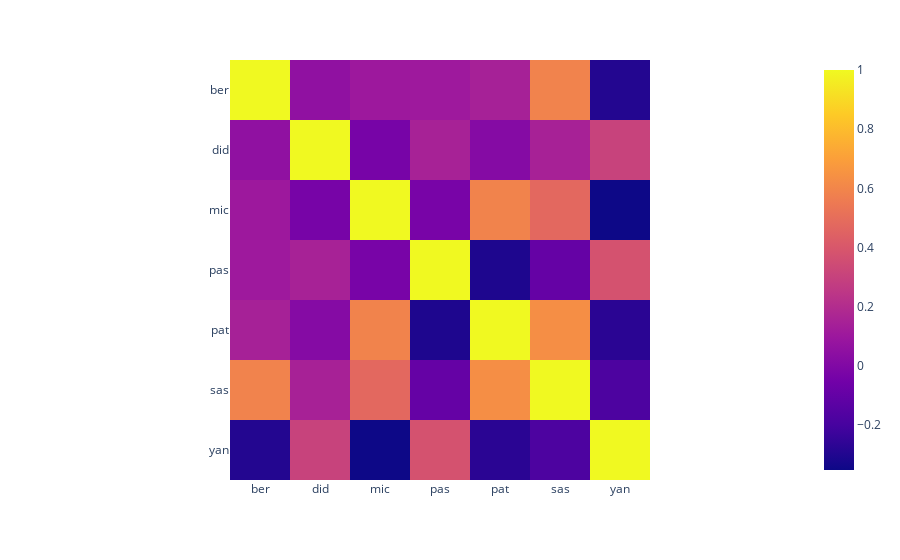

Notebook source saved alongside this figure:
### Markdown cell above
D.h. der höchste Wert hier steht für die beiden "ähnlichsten" Manager.
Intuitiver kann man das in einer Heatmap erkennen:

### Code cell
fig = px.imshow(df.corr())
fig.show()

### Figure 1 — Plotly figure (JSON) as saved in the notebook; plotly's stock layout.template omitted (floating-point values rounded to 4 significant figures)
{"data": [{"coloraxis": "coloraxis", "hovertemplate": "x: %{x}<br>y: %{y}<br>color: %{z}<extra></extra>", "name": "0", "type": "heatmap", "x": ["ber", "did", "mic", "pas", "pat", "sas", "yan"], "xaxis": "x", "y": ["ber", "did", "mic", "pas", "pat", "sas", "yan"], "yaxis": "y", "z": [[1, 0.05429, 0.1042, 0.1059, 0.1449, 0.5877, -0.2955], [0.05429, 1, -0.03304, 0.1483, 0.0144, 0.1467, 0.3034], [0.1042, -0.03304, 1, -0.03114, 0.5893, 0.476, -0.3525], [0.1059, 0.1483, -0.03114, 1, -0.3073, -0.09485, 0.3759], [0.1449, 0.0144, 0.5893, -0.3073, 1, 0.6305, -0.2755], [0.5877, 0.1467, 0.476, -0.09485, 0.6305, 1, -0.1787], [-0.2955, 0.3034, -0.3525, 0.3759, -0.2755, -0.1787, 1]]}], "layout": {"coloraxis": {"colorscale": [[0, "#0d0887"], [0.1111, "#46039f"], [0.2222, "#7201a8"], [0.3333, "#9c179e"], [0.4444, "#bd3786"], [0.5556, "#d8576b"], [0.6667, "#ed7953"], [0.7778, "#fb9f3a"], [0.8889, "#fdca26"], [1, "#f0f921"]]}, "margin": {"t": 60}, "xaxis": {"anchor": "y", "constrain": "domain", "domain": [0, 1], "scaleanchor": "y"}, "yaxis": {"anchor": "x", "autorange": "reversed", "constrain": "domain", "domain": [0, 1]}}}
